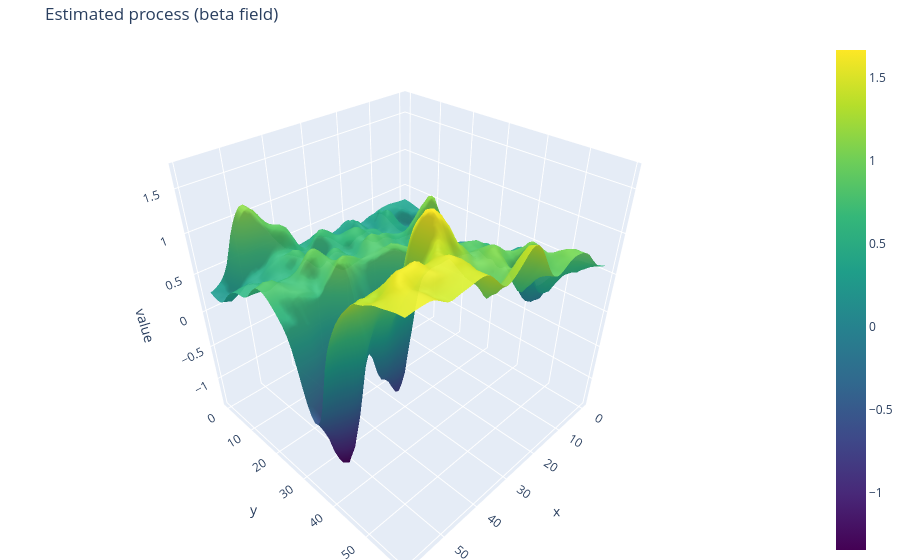

Source (notebook cell):
### Markdown cell above
#### Stage 1: Global Bandwidth and Uncertainty Quantification

We begin by fitting a conventional GWR model using a single global bandwidth selected by minimizing the AICc criterion.
While a single optimal bandwidth is often treated as a point estimate of the spatial scale of the underlying process, recent work has shown that bandwidth selection is subject to non-negligible uncertainty.

Following Li et al. (2020), we compute a confidence interval (CI) for the bandwidth, which defines a range of smoothing scales that are statistically indistinguishable in terms of model fit.
This interval will later serve as the admissible domain for local bandwidth inference.

### Code cell
from mgwr.sel_bw import Sel_BW
from mgwr.gwr import GWR

g_X = dataset.X
g_y = dataset.y.reshape(-1, 1)
g_coords = dataset.coordinates.tolist()

# Select global bandwidth
selector = Sel_BW(g_coords, g_y, g_X, constant=False)
bw_opt = selector.search()

# Fit GWR at optimal bandwidth
gwr = GWR(g_coords, g_y, g_X, bw=bw_opt, constant=False)
gwr_res = gwr.fit()

# Bandwidth confidence interval (Li et al., 2020)
bw_ci = gwr_res.get_bws_intervals(selector, level=0.95)

print(f"The optimal global bandwidth : {bw_opt}")
print(f"The bandwidth confidence interval of this process : {bw_ci}")
fig = dataset.plot_process_3d(
    gwr_res.params[:, 0],
    title="Estimated process (beta field)",
    show=True
)

### Figure 1 — Plotly figure (JSON) as saved in the notebook; plotly's stock layout.template omitted (floating-point values rounded to 4 significant figures; data arrays with more than 128 entries replaced by an {"elided": "..."} marker saying what was removed)
{"data": [{"colorscale": [[0, "#440154"], [0.1111, "#482878"], [0.2222, "#3e4989"], [0.3333, "#31688e"], [0.4444, "#26828e"], [0.5556, "#1f9e89"], [0.6667, "#35b779"], [0.7778, "#6ece58"], [0.8889, "#b5de2b"], [1, "#fde725"]], "opacity": 0.95, "showscale": true, "type": "surface", "x": {"elided": "60x60 int values"}, "y": {"elided": "60x60 int values"}, "z": {"elided": "60x60 float values"}}], "layout": {"margin": {"b": 0, "l": 0, "r": 0, "t": 40}, "scene": {"xaxis": {"title": {"text": "x"}}, "yaxis": {"title": {"text": "y"}}, "zaxis": {"title": {"text": "value"}}}, "title": {"text": "Estimated process (beta field)"}}}
